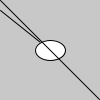
Frame 1 (no input)
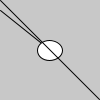
Frame 60 (the mouse pressed at the canvas centre just before this capture)
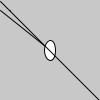
Frame 120 (the mouse held since frame 60 and released just before this capture)

The Processing sketch that drew these frames (run headless with seeded random() and noise(); from frame 60 on, the mouse is pressed at the canvas centre):

// Processing sketch: sketch_190812a
// ── sketch_190812a.pde

// Configurar el sistema
void setup () {


}
float theta = 0.0;
float m = 1.0;
float b = 0.0;
void draw() {
  background(200);
  float x1 = 0.0;
  float y1 = 10.0;
  float x2 = 50.0;
  float y2 = 50.0;
  point(10,10);
  line(x1,y1, x2,y2);
  
  // y = m*x +b;
  
ellipse(x2,y2,30*cos(2*PI*theta),20);  
  beginShape();
  for (float x = 0.0; x < 100; x++) {
    float y = m*x+b;
    vertex(x,y);
  }
  endShape();
  
  
  theta +=0.01;
 // m+=0.01;
  b+=0.01;
}
